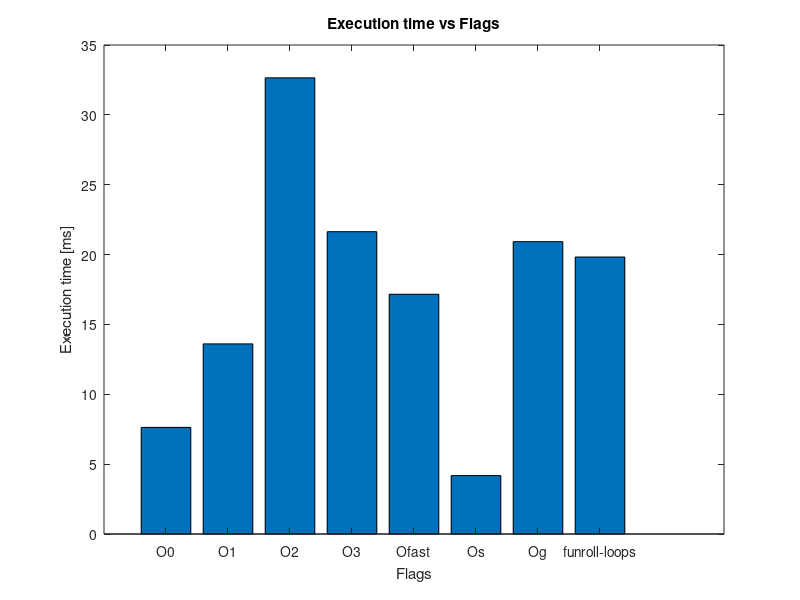

This chart was generated by the following MATLAB code:

figure
name = {'O0';'O1';'O2';'O3';'Ofast'; 'Os';'Og';'funroll-loops'};
x = [1:8]; y = [7.6308, 13.60836, 32.651, 21.6398, 17.1598, 4.18, 20.925, 19.8252]; 
bar(x,y)
xlabel("Flags")
ylabel("Execution time [ms]")
title("Execution time vs Flags")
set(gca,'xticklabel',name)
